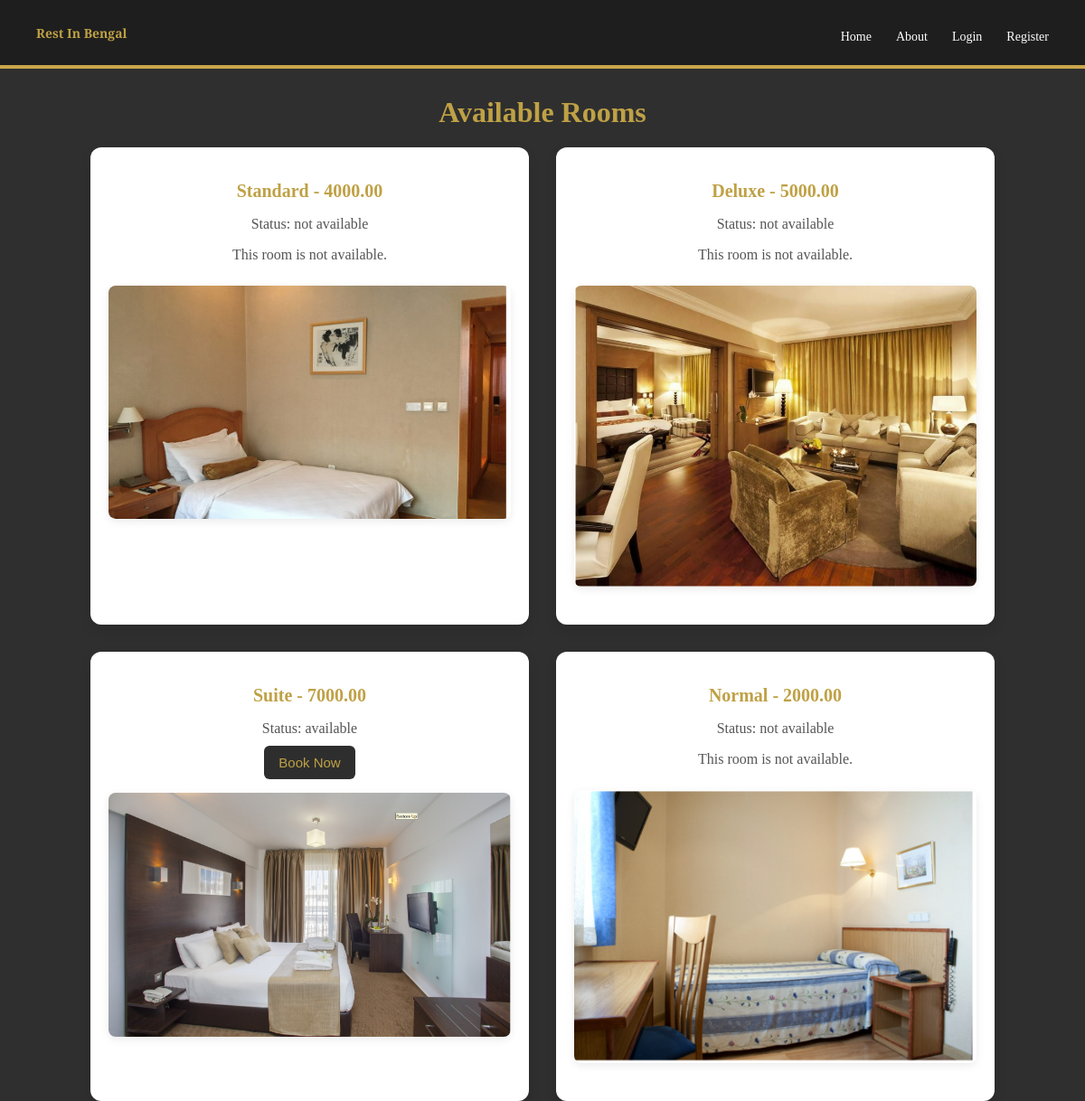
The app's page /rooms/, older data.
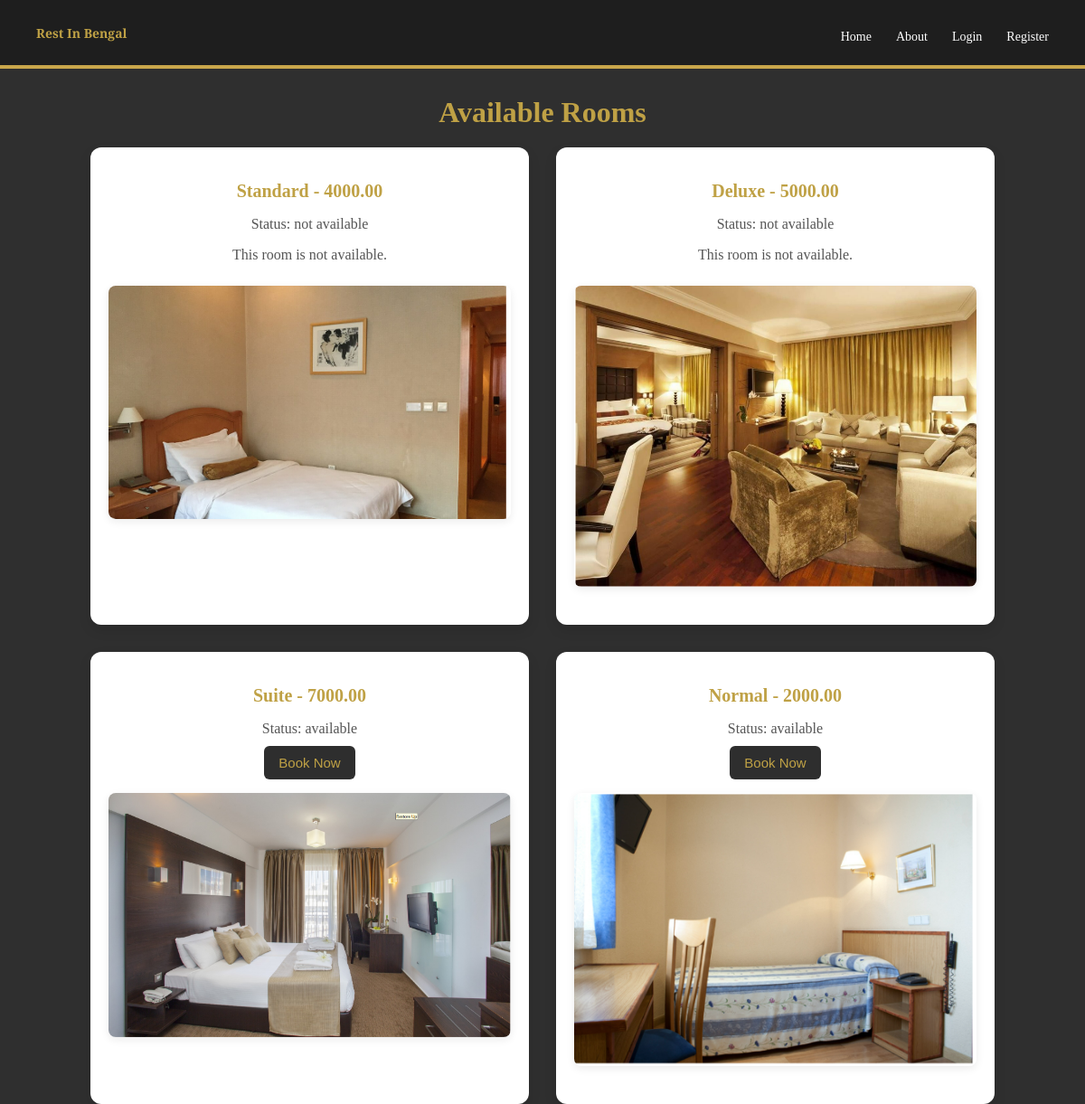
The same page, newer data.
### app2/models.py (models this page shows, shortened)
class Room(models.Model):
    ROOM_TYPES = [
        ('Standard', 'Standard'),
        ('Deluxe', 'Deluxe'),
        ('Suite', 'Suite'),
        ('Normal', 'Normal'),
]
    type = models.CharField(max_length=20, choices=ROOM_TYPES)
    price = models.DecimalField(max_digits=8, decimal_places=2)
    status = models.CharField(max_length=20, default='available')
    image = models.ImageField(upload_to='room_images/', null=True, blank=True)  # Add this field for room images

### app2/views.py (the view)
# urls.py: path('rooms/', views.view_rooms, name='view_rooms'),
def view_rooms(request):
    rooms = Room.objects.all()  # Fetch all rooms
    return render(request, 'room.html', {'rooms': rooms})

### templates/room.html (shortened to what this page needs)
<!DOCTYPE html>
<html lang="en">
<head>
    {% include 'navbar.html' %}
</head>
<body>
    <h1>Available Rooms</h1>
    <ul>
        {% for room in rooms %}
            <li>
                <h2>{{ room.type }} - {{ room.price }}</h2>
                <p>Status: {{ room.status }}</p>
                {% if room.status == 'available' %}
                    <form action="{% url 'book_room' %}" method="get">
                        <button type="submit">Book Now</button>
                    </form>
                {% else %}
                    <p>This room is not available.</p>
                {% endif %}
                {% if room.image %}
                    <img src="{{ room.image.url }}" alt="{{ room.type }}">
                {% else %}
                    <p>No image available for this room.</p>
                {% endif %}
                <br><br>
            </li>
        {% empty %}
            <li>No rooms available.</li>
        {% endfor %}
    </ul>
</body>
</html>

### templates/navbar.html
<header style="background-color: #1e1e1e; color: white; padding: 20px 40px; display: flex; justify-content: space-between; align-items: center;">
    <h1 style="font-family: 'Playfair Display', serif; font-size: 14px; margin: 0;">Rest In Bengal</h1>
    <nav>
        <a href="{% url 'home' %}" style="color: white; text-decoration: none; margin-left: 20px; font-weight: 500; font-size: 14px;">Home</a>
        <a href="{% url 'about' %}" style="color: white; text-decoration: none; margin-left: 20px; font-weight: 500; font-size: 14px;">About</a>
        {% if user.is_authenticated %}
            <a href="{% url 'view_rooms' %}" style="color: white; text-decoration: none; margin-left: 20px; font-weight: 500; font-size: 14px;">Rooms</a>
            <a href="{% url 'leave_review' %}" style="color: white; text-decoration: none; margin-left: 20px; font-weight: 500; font-size: 14px;">Review</a>
            <a href="{% url 'view_points' %}" style="color: white; text-decoration: none; margin-left: 20px; font-weight: 500; font-size: 14px;">Points</a>
            <form action="{% url 'logout' %}" method="post" style="display:inline;">
                {% csrf_token %}
                <button type="submit" style="background:none; border:none; color:red; margin-left:20px; font-weight:500; cursor:pointer; font-size: 14px;">Logout</button>
            </form>
        {% else %}
            <a href="{% url 'login' %}" style="color: white; text-decoration: none; margin-left: 20px; font-weight: 500; font-size: 14px;">Login</a>
            <a href="{% url 'register' %}" style="color: white; text-decoration: none; margin-left: 20px; font-weight: 500; font-size: 14px;">Register</a>
        {% endif %}
    </nav>
</header>

### templates/room.html (style rules this page uses)
body { font-family: 'Georgia', serif; background-color: #2F2F2F; margin: 0; padding: 0; }
header { background-color: #2e2e2e; color: #fff; text-align: center; padding: 20px 0; font-size: 28px; border-bottom: 4px solid #c9a64b; font-family: 'Playfair Display', serif; }
h1 { text-align: center; font-size: 32px; margin: 30px 0 20px; color: #BFA145; }
ul { list-style: none; padding: 0; margin: 0 auto; max-width: 1000px; display: grid; grid-template-columns: repeat(auto-fit, minmax(320px, 1fr)); gap: 30px; }
li { background-color: #fff; padding: 20px; border-radius: 12px; box-shadow: 0 6px 14px rgba(0, 0, 0, 0.1); text-align: center; }
h2 { font-size: 20px; color: #BFA145; margin-bottom: 10px; }
p { color: #555; margin-bottom: 10px; }
button { background-color: #2e2e2e; color: #BFA145; border: none; padding: 10px 16px; font-size: 15px; border-radius: 6px; cursor: pointer; transition: background-color 0.3s ease; }
img { width: 100%; height: auto; border-radius: 8px; margin-top: 15px; box-shadow: 0 3px 10px rgba(0, 0, 0, 0.08); }

Row changes from the older to the newer data that the page shows:
changed Room "Normal": status "not available" → "available"; status "This room is not available." → "Book Now"
